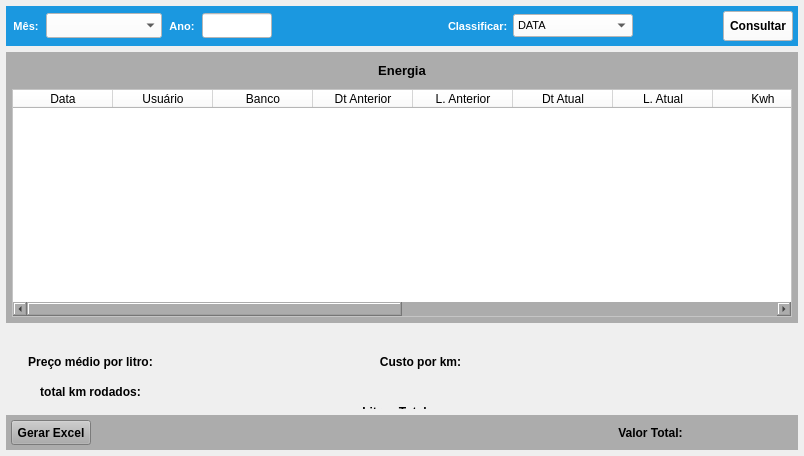
<?xml version="1.0" encoding="UTF-8"?>
<ui version="4.0">
 <class>MainWindow</class>
 <widget class="QMainWindow" name="MainWindow">
  <property name="geometry">
   <rect>
    <x>0</x>
    <y>0</y>
    <width>804</width>
    <height>456</height>
   </rect>
  </property>
  <property name="windowTitle">
   <string>Energia Mensal/Anual</string>
  </property>
  <widget class="QWidget" name="centralwidget">
   <layout class="QVBoxLayout" name="verticalLayout">
    <property name="leftMargin">
     <number>6</number>
    </property>
    <property name="topMargin">
     <number>6</number>
    </property>
    <property name="rightMargin">
     <number>6</number>
    </property>
    <property name="bottomMargin">
     <number>6</number>
    </property>
    <item>
     <widget class="QWidget" name="widget_5" native="true">
      <property name="minimumSize">
       <size>
        <width>0</width>
        <height>40</height>
       </size>
      </property>
      <property name="maximumSize">
       <size>
        <width>16777215</width>
        <height>40</height>
       </size>
      </property>
      <property name="styleSheet">
       <string notr="true">background-color: rgb(27, 152, 224);</string>
      </property>
      <layout class="QHBoxLayout" name="horizontalLayout_3">
       <property name="spacing">
        <number>5</number>
       </property>
       <property name="leftMargin">
        <number>5</number>
       </property>
       <property name="topMargin">
        <number>5</number>
       </property>
       <property name="rightMargin">
        <number>5</number>
       </property>
       <property name="bottomMargin">
        <number>5</number>
       </property>
       <item>
        <widget class="QLabel" name="label_16">
         <property name="minimumSize">
          <size>
           <width>0</width>
           <height>0</height>
          </size>
         </property>
         <property name="maximumSize">
          <size>
           <width>30</width>
           <height>16777215</height>
          </size>
         </property>
         <property name="font">
          <font>
           <pointsize>8</pointsize>
           <weight>75</weight>
           <bold>true</bold>
          </font>
         </property>
         <property name="styleSheet">
          <string notr="true">color: rgb(255, 255, 255);</string>
         </property>
         <property name="text">
          <string>Mês:</string>
         </property>
         <property name="alignment">
          <set>Qt::AlignCenter</set>
         </property>
        </widget>
       </item>
       <item>
        <widget class="QComboBox" name="combo_Meses">
         <property name="sizePolicy">
          <sizepolicy hsizetype="Preferred" vsizetype="Preferred">
           <horstretch>0</horstretch>
           <verstretch>0</verstretch>
          </sizepolicy>
         </property>
         <property name="minimumSize">
          <size>
           <width>100</width>
           <height>0</height>
          </size>
         </property>
         <property name="maximumSize">
          <size>
           <width>130</width>
           <height>25</height>
          </size>
         </property>
         <property name="font">
          <font>
           <pointsize>8</pointsize>
          </font>
         </property>
         <property name="styleSheet">
          <string notr="true">background-color: rgb(255, 255, 255);</string>
         </property>
         <item>
          <property name="text">
           <string/>
          </property>
         </item>
         <item>
          <property name="text">
           <string>1 - JANEIRO</string>
          </property>
         </item>
         <item>
          <property name="text">
           <string>2 - FEVEREIRO</string>
          </property>
         </item>
         <item>
          <property name="text">
           <string>3 - MARÇO</string>
          </property>
         </item>
         <item>
          <property name="text">
           <string>4 - ABRIL</string>
          </property>
         </item>
         <item>
          <property name="text">
           <string>5 - MAIO</string>
          </property>
         </item>
         <item>
          <property name="text">
           <string>6 - JUNHO</string>
          </property>
         </item>
         <item>
          <property name="text">
           <string>7 - JULHO</string>
          </property>
         </item>
         <item>
          <property name="text">
           <string>8 - AGOSTO</string>
          </property>
         </item>
         <item>
          <property name="text">
           <string>9 - SETEMBRO</string>
          </property>
         </item>
         <item>
          <property name="text">
           <string>10 - OUTUBRO</string>
          </property>
         </item>
         <item>
          <property name="text">
           <string>11 - NOVEMBRO</string>
          </property>
         </item>
         <item>
          <property name="text">
           <string>12 - DEZEMBRO</string>
          </property>
         </item>
        </widget>
       </item>
       <item>
        <widget class="QLabel" name="label_17">
         <property name="minimumSize">
          <size>
           <width>0</width>
           <height>0</height>
          </size>
         </property>
         <property name="maximumSize">
          <size>
           <width>30</width>
           <height>16777215</height>
          </size>
         </property>
         <property name="font">
          <font>
           <pointsize>8</pointsize>
           <weight>75</weight>
           <bold>true</bold>
          </font>
         </property>
         <property name="styleSheet">
          <string notr="true">color: rgb(255, 255, 255);</string>
         </property>
         <property name="text">
          <string>Ano:</string>
         </property>
         <property name="alignment">
          <set>Qt::AlignCenter</set>
         </property>
        </widget>
       </item>
       <item>
        <widget class="QLineEdit" name="line_Ano">
         <property name="sizePolicy">
          <sizepolicy hsizetype="Preferred" vsizetype="Preferred">
           <horstretch>0</horstretch>
           <verstretch>0</verstretch>
          </sizepolicy>
         </property>
         <property name="minimumSize">
          <size>
           <width>70</width>
           <height>0</height>
          </size>
         </property>
         <property name="maximumSize">
          <size>
           <width>70</width>
           <height>25</height>
          </size>
         </property>
         <property name="font">
          <font>
           <pointsize>8</pointsize>
          </font>
         </property>
         <property name="styleSheet">
          <string notr="true">background-color: rgb(255, 255, 255);</string>
         </property>
         <property name="text">
          <string/>
         </property>
         <property name="maxLength">
          <number>45</number>
         </property>
         <property name="alignment">
          <set>Qt::AlignCenter</set>
         </property>
        </widget>
       </item>
       <item>
        <widget class="QLabel" name="label_7">
         <property name="text">
          <string/>
         </property>
        </widget>
       </item>
       <item>
        <widget class="QLabel" name="label_3">
         <property name="text">
          <string/>
         </property>
        </widget>
       </item>
       <item>
        <widget class="QLabel" name="label_21">
         <property name="minimumSize">
          <size>
           <width>0</width>
           <height>0</height>
          </size>
         </property>
         <property name="maximumSize">
          <size>
           <width>60</width>
           <height>16777215</height>
          </size>
         </property>
         <property name="font">
          <font>
           <pointsize>8</pointsize>
           <weight>75</weight>
           <bold>true</bold>
          </font>
         </property>
         <property name="styleSheet">
          <string notr="true">color: rgb(255, 255, 255);</string>
         </property>
         <property name="text">
          <string>Classificar:</string>
         </property>
        </widget>
       </item>
       <item>
        <widget class="QComboBox" name="combo_Classifica">
         <property name="sizePolicy">
          <sizepolicy hsizetype="Preferred" vsizetype="Preferred">
           <horstretch>0</horstretch>
           <verstretch>0</verstretch>
          </sizepolicy>
         </property>
         <property name="minimumSize">
          <size>
           <width>100</width>
           <height>0</height>
          </size>
         </property>
         <property name="maximumSize">
          <size>
           <width>120</width>
           <height>23</height>
          </size>
         </property>
         <property name="font">
          <font>
           <pointsize>8</pointsize>
           <weight>50</weight>
           <bold>false</bold>
          </font>
         </property>
         <property name="styleSheet">
          <string notr="true">background-color: rgb(255, 255, 255);</string>
         </property>
         <item>
          <property name="text">
           <string>DATA</string>
          </property>
         </item>
         <item>
          <property name="text">
           <string>MAIOR KWH</string>
          </property>
         </item>
         <item>
          <property name="text">
           <string>MENOR KWH</string>
          </property>
         </item>
         <item>
          <property name="text">
           <string>MAIOR VALOR</string>
          </property>
         </item>
         <item>
          <property name="text">
           <string>MENOR VALOR</string>
          </property>
         </item>
         <item>
          <property name="text">
           <string>MAIOR CONSUMO</string>
          </property>
         </item>
         <item>
          <property name="text">
           <string>MENOR CONSUMO</string>
          </property>
         </item>
        </widget>
       </item>
       <item>
        <widget class="QLabel" name="label">
         <property name="text">
          <string/>
         </property>
        </widget>
       </item>
       <item>
        <widget class="QPushButton" name="btn_Consulta">
         <property name="sizePolicy">
          <sizepolicy hsizetype="Preferred" vsizetype="Preferred">
           <horstretch>0</horstretch>
           <verstretch>0</verstretch>
          </sizepolicy>
         </property>
         <property name="minimumSize">
          <size>
           <width>0</width>
           <height>0</height>
          </size>
         </property>
         <property name="maximumSize">
          <size>
           <width>70</width>
           <height>30</height>
          </size>
         </property>
         <property name="font">
          <font>
           <pointsize>9</pointsize>
           <weight>75</weight>
           <bold>true</bold>
          </font>
         </property>
         <property name="cursor">
          <cursorShape>PointingHandCursor</cursorShape>
         </property>
         <property name="styleSheet">
          <string notr="true">background-color: rgb(255, 255, 255);</string>
         </property>
         <property name="text">
          <string>Consultar</string>
         </property>
        </widget>
       </item>
      </layout>
     </widget>
    </item>
    <item>
     <widget class="QWidget" name="widget_3" native="true">
      <layout class="QHBoxLayout" name="horizontalLayout_2">
       <property name="leftMargin">
        <number>0</number>
       </property>
       <property name="topMargin">
        <number>0</number>
       </property>
       <property name="rightMargin">
        <number>0</number>
       </property>
       <property name="bottomMargin">
        <number>0</number>
       </property>
       <item>
        <widget class="QWidget" name="widget_9" native="true">
         <layout class="QVBoxLayout" name="verticalLayout_4">
          <property name="leftMargin">
           <number>0</number>
          </property>
          <property name="topMargin">
           <number>0</number>
          </property>
          <property name="rightMargin">
           <number>0</number>
          </property>
          <property name="bottomMargin">
           <number>0</number>
          </property>
          <item>
           <widget class="QWidget" name="widget_4" native="true">
            <property name="minimumSize">
             <size>
              <width>0</width>
              <height>0</height>
             </size>
            </property>
            <property name="styleSheet">
             <string notr="true">background-color: rgb(172, 172, 172);</string>
            </property>
            <layout class="QVBoxLayout" name="verticalLayout_2">
             <property name="spacing">
              <number>6</number>
             </property>
             <property name="leftMargin">
              <number>6</number>
             </property>
             <property name="topMargin">
              <number>6</number>
             </property>
             <property name="rightMargin">
              <number>6</number>
             </property>
             <property name="bottomMargin">
              <number>6</number>
             </property>
             <item>
              <widget class="QLabel" name="label_5">
               <property name="minimumSize">
                <size>
                 <width>0</width>
                 <height>0</height>
                </size>
               </property>
               <property name="maximumSize">
                <size>
                 <width>16777215</width>
                 <height>25</height>
                </size>
               </property>
               <property name="font">
                <font>
                 <pointsize>10</pointsize>
                 <weight>75</weight>
                 <bold>true</bold>
                </font>
               </property>
               <property name="text">
                <string>Energia</string>
               </property>
               <property name="alignment">
                <set>Qt::AlignCenter</set>
               </property>
              </widget>
             </item>
             <item>
              <widget class="QTableWidget" name="table_Lista">
               <property name="sizePolicy">
                <sizepolicy hsizetype="Preferred" vsizetype="Preferred">
                 <horstretch>0</horstretch>
                 <verstretch>0</verstretch>
                </sizepolicy>
               </property>
               <property name="font">
                <font>
                 <pointsize>8</pointsize>
                </font>
               </property>
               <property name="styleSheet">
                <string notr="true">background-color: rgb(255, 255, 255);</string>
               </property>
               <column>
                <property name="text">
                 <string>Data</string>
                </property>
               </column>
               <column>
                <property name="text">
                 <string>Usuário</string>
                </property>
               </column>
               <column>
                <property name="text">
                 <string>Banco</string>
                </property>
               </column>
               <column>
                <property name="text">
                 <string>Dt Anterior</string>
                </property>
               </column>
               <column>
                <property name="text">
                 <string>L. Anterior</string>
                </property>
               </column>
               <column>
                <property name="text">
                 <string>Dt Atual</string>
                </property>
               </column>
               <column>
                <property name="text">
                 <string>L. Atual</string>
                </property>
               </column>
               <column>
                <property name="text">
                 <string>Kwh</string>
                </property>
               </column>
               <column>
                <property name="text">
                 <string>R$ Consumo</string>
                </property>
               </column>
               <column>
                <property name="text">
                 <string>Bandeira</string>
                </property>
               </column>
               <column>
                <property name="text">
                 <string>R$ Bandeira</string>
                </property>
               </column>
               <column>
                <property name="text">
                 <string>R$ Outros</string>
                </property>
               </column>
               <column>
                <property name="text">
                 <string>R$ Total</string>
                </property>
               </column>
               <column>
                <property name="text">
                 <string>Obs</string>
                </property>
               </column>
              </widget>
             </item>
            </layout>
           </widget>
          </item>
          <item>
           <widget class="QWidget" name="widget_2" native="true">
            <property name="minimumSize">
             <size>
              <width>0</width>
              <height>80</height>
             </size>
            </property>
            <property name="maximumSize">
             <size>
              <width>16777215</width>
              <height>80</height>
             </size>
            </property>
            <widget class="QLabel" name="label_medio_por_lt">
             <property name="geometry">
              <rect>
               <x>160</x>
               <y>20</y>
               <width>100</width>
               <height>25</height>
              </rect>
             </property>
             <property name="maximumSize">
              <size>
               <width>100</width>
               <height>25</height>
              </size>
             </property>
             <property name="font">
              <font>
               <pointsize>9</pointsize>
               <weight>75</weight>
               <bold>true</bold>
              </font>
             </property>
             <property name="text">
              <string/>
             </property>
             <property name="alignment">
              <set>Qt::AlignCenter</set>
             </property>
            </widget>
            <widget class="QLabel" name="label_20">
             <property name="geometry">
              <rect>
               <x>14</x>
               <y>20</y>
               <width>141</width>
               <height>25</height>
              </rect>
             </property>
             <property name="sizePolicy">
              <sizepolicy hsizetype="Expanding" vsizetype="Preferred">
               <horstretch>0</horstretch>
               <verstretch>0</verstretch>
              </sizepolicy>
             </property>
             <property name="minimumSize">
              <size>
               <width>0</width>
               <height>0</height>
              </size>
             </property>
             <property name="maximumSize">
              <size>
               <width>16777215</width>
               <height>16777215</height>
              </size>
             </property>
             <property name="font">
              <font>
               <pointsize>9</pointsize>
               <weight>75</weight>
               <bold>true</bold>
              </font>
             </property>
             <property name="text">
              <string>Preço médio por litro:</string>
             </property>
             <property name="alignment">
              <set>Qt::AlignCenter</set>
             </property>
            </widget>
            <widget class="QLabel" name="label_23">
             <property name="geometry">
              <rect>
               <x>14</x>
               <y>50</y>
               <width>141</width>
               <height>25</height>
              </rect>
             </property>
             <property name="sizePolicy">
              <sizepolicy hsizetype="Expanding" vsizetype="Preferred">
               <horstretch>0</horstretch>
               <verstretch>0</verstretch>
              </sizepolicy>
             </property>
             <property name="minimumSize">
              <size>
               <width>0</width>
               <height>0</height>
              </size>
             </property>
             <property name="maximumSize">
              <size>
               <width>16777215</width>
               <height>16777215</height>
              </size>
             </property>
             <property name="font">
              <font>
               <pointsize>9</pointsize>
               <weight>75</weight>
               <bold>true</bold>
              </font>
             </property>
             <property name="text">
              <string>total km rodados:</string>
             </property>
             <property name="alignment">
              <set>Qt::AlignCenter</set>
             </property>
            </widget>
            <widget class="QLabel" name="label_total_km_rodados">
             <property name="geometry">
              <rect>
               <x>160</x>
               <y>50</y>
               <width>100</width>
               <height>25</height>
              </rect>
             </property>
             <property name="maximumSize">
              <size>
               <width>100</width>
               <height>25</height>
              </size>
             </property>
             <property name="font">
              <font>
               <pointsize>9</pointsize>
               <weight>75</weight>
               <bold>true</bold>
              </font>
             </property>
             <property name="text">
              <string/>
             </property>
             <property name="alignment">
              <set>Qt::AlignCenter</set>
             </property>
            </widget>
            <widget class="QLabel" name="label_total_km_lt">
             <property name="geometry">
              <rect>
               <x>166</x>
               <y>80</y>
               <width>100</width>
               <height>25</height>
              </rect>
             </property>
             <property name="maximumSize">
              <size>
               <width>100</width>
               <height>25</height>
              </size>
             </property>
             <property name="font">
              <font>
               <pointsize>9</pointsize>
               <weight>75</weight>
               <bold>true</bold>
              </font>
             </property>
             <property name="text">
              <string/>
             </property>
             <property name="alignment">
              <set>Qt::AlignCenter</set>
             </property>
            </widget>
            <widget class="QLabel" name="label_24">
             <property name="geometry">
              <rect>
               <x>20</x>
               <y>80</y>
               <width>141</width>
               <height>25</height>
              </rect>
             </property>
             <property name="sizePolicy">
              <sizepolicy hsizetype="Expanding" vsizetype="Preferred">
               <horstretch>0</horstretch>
               <verstretch>0</verstretch>
              </sizepolicy>
             </property>
             <property name="minimumSize">
              <size>
               <width>0</width>
               <height>0</height>
              </size>
             </property>
             <property name="maximumSize">
              <size>
               <width>16777215</width>
               <height>16777215</height>
              </size>
             </property>
             <property name="font">
              <font>
               <pointsize>9</pointsize>
               <weight>75</weight>
               <bold>true</bold>
              </font>
             </property>
             <property name="text">
              <string>km/L:</string>
             </property>
             <property name="alignment">
              <set>Qt::AlignCenter</set>
             </property>
            </widget>
            <widget class="QLabel" name="label_25">
             <property name="geometry">
              <rect>
               <x>344</x>
               <y>20</y>
               <width>141</width>
               <height>25</height>
              </rect>
             </property>
             <property name="sizePolicy">
              <sizepolicy hsizetype="Expanding" vsizetype="Preferred">
               <horstretch>0</horstretch>
               <verstretch>0</verstretch>
              </sizepolicy>
             </property>
             <property name="minimumSize">
              <size>
               <width>0</width>
               <height>0</height>
              </size>
             </property>
             <property name="maximumSize">
              <size>
               <width>16777215</width>
               <height>16777215</height>
              </size>
             </property>
             <property name="font">
              <font>
               <pointsize>9</pointsize>
               <weight>75</weight>
               <bold>true</bold>
              </font>
             </property>
             <property name="text">
              <string>Custo por km:</string>
             </property>
             <property name="alignment">
              <set>Qt::AlignCenter</set>
             </property>
            </widget>
            <widget class="QLabel" name="label_total_custo_km">
             <property name="geometry">
              <rect>
               <x>490</x>
               <y>20</y>
               <width>100</width>
               <height>25</height>
              </rect>
             </property>
             <property name="maximumSize">
              <size>
               <width>100</width>
               <height>25</height>
              </size>
             </property>
             <property name="font">
              <font>
               <pointsize>9</pointsize>
               <weight>75</weight>
               <bold>true</bold>
              </font>
             </property>
             <property name="text">
              <string/>
             </property>
             <property name="alignment">
              <set>Qt::AlignCenter</set>
             </property>
            </widget>
            <widget class="QLabel" name="label_total_litros">
             <property name="geometry">
              <rect>
               <x>466</x>
               <y>70</y>
               <width>100</width>
               <height>25</height>
              </rect>
             </property>
             <property name="maximumSize">
              <size>
               <width>100</width>
               <height>25</height>
              </size>
             </property>
             <property name="font">
              <font>
               <pointsize>9</pointsize>
               <weight>75</weight>
               <bold>true</bold>
              </font>
             </property>
             <property name="text">
              <string/>
             </property>
             <property name="alignment">
              <set>Qt::AlignCenter</set>
             </property>
            </widget>
            <widget class="QLabel" name="label_26">
             <property name="geometry">
              <rect>
               <x>320</x>
               <y>70</y>
               <width>141</width>
               <height>25</height>
              </rect>
             </property>
             <property name="sizePolicy">
              <sizepolicy hsizetype="Expanding" vsizetype="Preferred">
               <horstretch>0</horstretch>
               <verstretch>0</verstretch>
              </sizepolicy>
             </property>
             <property name="minimumSize">
              <size>
               <width>0</width>
               <height>0</height>
              </size>
             </property>
             <property name="maximumSize">
              <size>
               <width>16777215</width>
               <height>16777215</height>
              </size>
             </property>
             <property name="font">
              <font>
               <pointsize>9</pointsize>
               <weight>75</weight>
               <bold>true</bold>
              </font>
             </property>
             <property name="text">
              <string>Litros Total:</string>
             </property>
             <property name="alignment">
              <set>Qt::AlignCenter</set>
             </property>
            </widget>
           </widget>
          </item>
          <item>
           <widget class="QWidget" name="widget" native="true">
            <property name="maximumSize">
             <size>
              <width>16777215</width>
              <height>35</height>
             </size>
            </property>
            <property name="styleSheet">
             <string notr="true">background-color: rgb(172, 172, 172);</string>
            </property>
            <layout class="QHBoxLayout" name="horizontalLayout">
             <property name="spacing">
              <number>5</number>
             </property>
             <property name="leftMargin">
              <number>5</number>
             </property>
             <property name="topMargin">
              <number>5</number>
             </property>
             <property name="rightMargin">
              <number>5</number>
             </property>
             <property name="bottomMargin">
              <number>5</number>
             </property>
             <item>
              <widget class="QPushButton" name="btn_Excel">
               <property name="sizePolicy">
                <sizepolicy hsizetype="Preferred" vsizetype="Preferred">
                 <horstretch>0</horstretch>
                 <verstretch>0</verstretch>
                </sizepolicy>
               </property>
               <property name="minimumSize">
                <size>
                 <width>0</width>
                 <height>0</height>
                </size>
               </property>
               <property name="maximumSize">
                <size>
                 <width>80</width>
                 <height>30</height>
                </size>
               </property>
               <property name="font">
                <font>
                 <pointsize>9</pointsize>
                 <weight>75</weight>
                 <bold>true</bold>
                </font>
               </property>
               <property name="cursor">
                <cursorShape>PointingHandCursor</cursorShape>
               </property>
               <property name="text">
                <string>Gerar Excel</string>
               </property>
              </widget>
             </item>
             <item>
              <widget class="QLabel" name="label_Excel">
               <property name="text">
                <string/>
               </property>
              </widget>
             </item>
             <item>
              <widget class="QLabel" name="label_18">
               <property name="minimumSize">
                <size>
                 <width>75</width>
                 <height>0</height>
                </size>
               </property>
               <property name="maximumSize">
                <size>
                 <width>75</width>
                 <height>16777215</height>
                </size>
               </property>
               <property name="font">
                <font>
                 <pointsize>9</pointsize>
                 <weight>75</weight>
                 <bold>true</bold>
                </font>
               </property>
               <property name="text">
                <string>Valor Total:</string>
               </property>
               <property name="alignment">
                <set>Qt::AlignCenter</set>
               </property>
              </widget>
             </item>
             <item>
              <widget class="QLabel" name="label_Valor_Total">
               <property name="maximumSize">
                <size>
                 <width>100</width>
                 <height>25</height>
                </size>
               </property>
               <property name="font">
                <font>
                 <pointsize>9</pointsize>
                 <weight>75</weight>
                 <bold>true</bold>
                </font>
               </property>
               <property name="text">
                <string/>
               </property>
               <property name="alignment">
                <set>Qt::AlignCenter</set>
               </property>
              </widget>
             </item>
            </layout>
           </widget>
          </item>
         </layout>
        </widget>
       </item>
      </layout>
     </widget>
    </item>
   </layout>
  </widget>
 </widget>
 <resources/>
 <connections/>
</ui>
